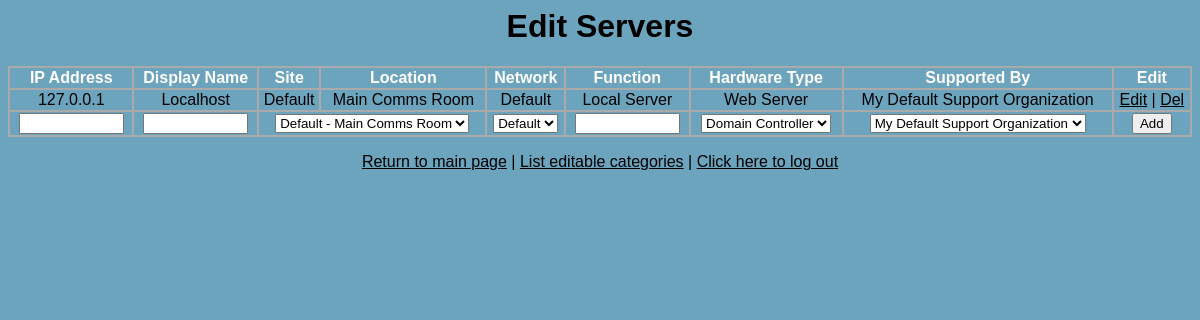
Screenshot of /edit.php?type=server (signed in) with the database file from the repository.
### tables this page shows
CREATE TABLE `equipment_inventory` (
  `uid` int(11) NOT NULL auto_increment,
  `strIP` varchar(255) NOT NULL default '',
  `strDisplayName` varchar(255) NOT NULL default '',
  `intLocation` int(11) NOT NULL default '1',
  `intNetwork` int(11) NOT NULL default '1',
  `strFunction` varchar(255) default NULL,
  `intEquipmentType` int(11) default NULL,
  `intSupport` int(11) NOT NULL default '1',
  PRIMARY KEY  (`uid`),
  KEY `intLocation` (`intLocation`),
  KEY `intNetwork` (`intNetwork`),
  KEY `intEquipmentType` (`intEquipmentType`),
  KEY `intSupport` (`intSupport`)
) TYPE=MyISAM AUTO_INCREMENT=2;

CREATE TABLE `equipment_sites` (
  `intUID` int(11) NOT NULL auto_increment,
  `strSite` varchar(255) NOT NULL default '',
  `strSiteAddr1` varchar(255) NOT NULL default '',
  `strSiteAddr2` varchar(255) NOT NULL default '',
  `strSiteAddr3` varchar(255) NOT NULL default '',
  `strSiteAddr4` varchar(255) NOT NULL default '',
  `strSiteAddr5` varchar(255) NOT NULL default '',
  `strSitePostcode` varchar(50) NOT NULL default '',
  `strSiteCountry` varchar(255) NOT NULL default '',
  `strContactNum` varchar(50) NOT NULL default '',
  `strContactName` varchar(255) NOT NULL default '',
  PRIMARY KEY  (`intUID`)
) TYPE=MyISAM AUTO_INCREMENT=2;

CREATE TABLE `equipment_locations` (
  `intUID` int(11) NOT NULL auto_increment,
  `intSite` int(11) NOT NULL default '1',
  `strLocation` varchar(255) NOT NULL default '',
  PRIMARY KEY  (`intUID`),
  KEY `intSite` (`intSite`)
) TYPE=MyISAM AUTO_INCREMENT=2;

CREATE TABLE `equipment_networks` (
  `intUID` int(11) NOT NULL auto_increment,
  `strName` varchar(255) NOT NULL default '',
  PRIMARY KEY  (`intUID`)
) TYPE=MyISAM AUTO_INCREMENT=2;

CREATE TABLE `equipment_type` (
  `intHardwareType` int(11) NOT NULL auto_increment,
  `strHardwareType` varchar(255) NOT NULL default '',
  `strGraphicFilename` varchar(255) NOT NULL default '',
  PRIMARY KEY  (`intHardwareType`),
  UNIQUE KEY `strHardwareType` (`strHardwareType`)
) TYPE=MyISAM AUTO_INCREMENT=11;

CREATE TABLE `equipment_support` (
  `intUID` int(11) NOT NULL auto_increment,
  `strCompany` varchar(255) NOT NULL default '',
  `strAddr1` varchar(255) NOT NULL default '',
  `strAddr2` varchar(255) NOT NULL default '',
  `strAddr3` varchar(255) NOT NULL default '',
  `strAddr4` varchar(255) NOT NULL default '',
  `strAddr5` varchar(255) NOT NULL default '',
  `strPostcode` varchar(50) NOT NULL default '',
  `strCountry` varchar(255) NOT NULL default '',
  `strContactName` varchar(255) NOT NULL default '',
  `strContactNum` varchar(30) NOT NULL default '',
  PRIMARY KEY  (`intUID`)
) TYPE=MyISAM AUTO_INCREMENT=2;

### edit.php (the view, shortened to what this page needs)
<?php
require_once("functions/functions.php");
require_once("theme/pagelayout.php");
if(isset($_REQUEST['logout'])) {
  doAuthenticate(TRUE);
  echo "<p>You have now logged out</p>\n";
  $LogInOrOut=" <a href='edit.php'>Log in</a>";
} else {
  doAuthenticate();
  $LogInOrOut=" <a href='edit.php?logout'>Click here to log out</a>";
}
var_dump($_REQUEST);
echo "<form method='post' action='edit.php'>\n";
if($_SESSION['admin_approved']) {
  switch($_REQUEST['type']) {
    case "server":
      if(doCheckLevel(8,9)) {
        switch($_REQUEST['query']) {
          default:
            echo "<h1 align=center>Edit Servers</h1>\n";
            $return=getServerList();
            echo "<table width=100%>\n";
            echo "<tr><th>IP Address</th><th>Display Name</th><th>Site</th><th>Location</th><th>Network</th><th>Function</th><th>Hardware Type</th><th>Supported By</th><th>Edit</th></tr>\n";
            if($return['size']==0) {
              echo "<tr><td colspan=3>WARNING: You have no servers defined!</td></tr>\n";
            } else {
              while($aryGetServers=mysql_fetch_array($return['query'])) {
                echo "<tr>" .
                     "<td>" . $aryGetServers['strIP'] . "</td>" .
                     "<td>" . $aryGetServers['strDisplayName'] . "</td>" .
                     "<td>" . $aryGetServers['strSite'] . "</td>" .
                     "<td>" . $aryGetServers['strLocation'] . "</td>" .
                     "<td>" . $aryGetServers['strName'] . "</td>" .
                     "<td>" . $aryGetServers['strFunction'] . "</td>" .
                     "<td>" . $aryGetServers['strHardwareType'] . "</td>" .
                     "<td>" . $aryGetServers['strCompany'] . "</td>" .
                     "<td><a href='edit.php?query=edit&type=server&uid=" . $aryGetServers['uid'] . "'>Edit</a> | " .
                     "<a href='edit.php?query=del&type=server&uid=" . $aryGetServers['uid'] . "'>Del</a></td>" .
                     "</tr>\n";
              }
            }
            echo "<tr>";
            echo "<td><input type=text size=10 name=strIP></td>\n";
            echo "<td><input type=text size=10 name=strDisplayName></td>\n";
            echo "<td colspan=2>" . doDisplayLocationList() . "</td>\n";
            echo "<td>" . doDisplayNetworkList() . "</td>\n";
            echo "<td><input type=text size=10 name=strFunction></td>\n";
            echo "<td>" . doDisplayHardwareTypeList() . "</td>\n";
            echo "<td>" . doDisplaySupportList() . "</td>\n";
            echo "<td><input type=submit value=Add></td></tr>\n";
            echo "</table>";
          break;
        }
      } else {
        echo "<p>You do not have sufficient admin priviliges to perform these tasks.</p>";
      }
    break;
  }
}
function getLocationList($strWhere="",$bolReturnStrings=TRUE) {
  if($bolReturnStrings==TRUE) {
    $strSelect="el.intUID, el.strLocation, es.strSite";
    $strTables="equipment_locations AS el, equipment_sites AS es";
    $strOrderBy="ORDER BY es.strSite, el.strLocation";
    if($strWhere!="") {
      $strWhereStatement="WHERE el.intSite=es.intUID AND " . $strWhere;
    } else {
      $strWhereStatement="WHERE el.intSite=es.intUID";
    }
  } else {
    $strSelect="el.intUID, el.strLocation, el.intSite";
    $strTables="equipment_locations AS el";
    $strOrderBy="";
    if($strWhere!="") {$strWhereStatement="WHERE " . $strWhere;}
  }
  $strSQL="SELECT $strSelect FROM $strTables $strWhereStatement $strOrderBy";
  $result['query']=mysql_query($strSQL);
  $result['size']=mysql_num_rows($result['query']);
  return($result);
}
function getNetworkList($strWhere="",$bolReturnStrings=TRUE) {
  $strSQL="SELECT intUID, strName FROM equipment_networks " . $strWhereStatement . " ORDER BY strName";
  $result['query']=mysql_query($strSQL);
  $result['size']=mysql_num_rows($result['query']);
  return($result);
}
function getSupportList($strWhere="",$bolReturnStrings=TRUE) {
  $strSQL="SELECT * FROM equipment_support ". $strWhereStatement . " ORDER BY strCompany";
  $result['query']=mysql_query($strSQL);
  $result['size']=mysql_num_rows($result['query']);
  return($result);
}
function getHardwareTypeList($strWhere="",$bolReturnStrings=TRUE) {
  $strSQL="SELECT * FROM equipment_type ". $strWhereStatement . " ORDER BY strHardwareType";
  $result['query']=mysql_query($strSQL);
  $result['size']=mysql_num_rows($result['query']);
  return($result);
}
function getServerList($strWhere="",$bolReturnStrings=TRUE) {
  if($bolReturnStrings==TRUE) {
    $strSelect="ei.uid, ei.strIP, ei.strDisplayName, els.strSite, el.strLocation, en.strName, ei.strFunction, et.strHardwareType, es.strCompany";
    $strTables="equipment_inventory AS ei, equipment_sites AS els, equipment_locations AS el, equipment_networks AS en, equipment_type AS et, equipment_support AS es";
    $strWhereStatement="WHERE ei.intLocation=el.intUID AND el.intSite=els.intUID AND ei.intNetwork=en.intUID AND ei.intEquipmentType=et.intHardwareType AND ei.intSupport=es.intUID";
    $strOrderBy="ORDER BY els.strSite, el.strLocation, en.strName, et.strHardwareType";
  } else {
    $strSelect="ei.uid, ei.strIP, ei.strDisplayName, ei.intLocation, ei.intNetwork, ei.strFunction, ei.intEquipmentType, ei.intSupport";
    $strTables="equipment_inventory AS ei";
    $strWhereStatement="";
    $strOrderBy="";
  }
  $strSQL="SELECT $strSelect FROM $strTables $strWhereStatement $strOrderBy";
  $result['query']=mysql_query($strSQL);
  $result['size']=mysql_num_rows($result['query']);
  return($result);
}
function doDisplayLocationList($strWhere="") {
  $return=getLocationList($strWhere);
  if($return['size']>0) {
    $result="<select name=intLocation>\n";
    while(list($intUID, $strLocation, $strSite)=mysql_fetch_array($return['query'])) {
      $result.="<option value='$intUID'>$strSite - $strLocation</option>\n";
    }
    $result.="</select>\n";
  }
  return($result);
}
function doDisplayNetworkList($strWhere="") {
  $return=getNetworkList($strWhere);
  if($return['size']>0) {
    $result="<select name=intNetwork>\n";
    while(list($intUID, $strNetwork)=mysql_fetch_array($return['query'])) {
      $result.="<option value='$intUID'>$strNetwork</option>\n";
    }
    $result.="</select>\n";
  }
  return($result);
}
function doDisplaySupportList($strWhere="") {
  $return=getSupportList($strWhere);
  if($return['size']>0) {
    $result="<select name=intSupport>\n";
    while($aryResult=mysql_fetch_array($return['query'])) {
      $result.="<option value='" . $aryResult['intUID'] . "'>" . $aryResult['strCompany'] . "</option>\n";
    }
    $result.="</select>\n";
  }
  return($result);
}
function doDisplayHardwareTypeList($strWhere="") {
  $return=getHardwareTypeList($strWhere);
  if($return['size']>0) {
    $result="<select name=intHardware>\n";
    while($aryResult=mysql_fetch_array($return['query'])) {
      $result.="<option value='" . $aryResult['intUID'] . "'>" . $aryResult['strHardwareType'] . "</option>\n";
    }
    $result.="</select>\n";
  }
  return($result);
}
if ($_REQUEST['query']=="edit") {
  $EditPage="<a href='edit.php'>List editable categories</a> | <a href='edit.php?type=" . $_REQUEST['type'] . "'>Edit " . $_REQUEST['type'] . " items |";
} elseif ($_REQUEST['type']!="") {
  $EditPage="<a href='edit.php'>List editable categories</a> |";
} else {
  $EditPage="";
}
doSendPageFooter("<p align=center><a href='index.php'>Return to main page</a> | $EditPage $LogInOrOut</p>\n");
function doCheckLevel($lvl0="",$lvl1="",$lvl2="",$lvl3="",$lvl4="",$lvl5="",$lvl6="",$lvl7="",$lvl8="",$lvl9="") {
  switch($_SESSION['admin_level']) {
    case $lvl0:
    case $lvl1:
    case $lvl2:
    case $lvl3:
    case $lvl4:
    case $lvl5:
    case $lvl6:
    case $lvl7:
    case $lvl8:
    case $lvl9:
      return(TRUE);
    break;
  }
}
?>

### functions/functions.php (shortened to what this page needs)
<?php
function doAuthenticate($logout=FALSE) {
  if($logout==FALSE) {
    if (!isset($_SESSION['admin_approved'])) {
      if (!isset($_POST['username'])) {
        doSendPageHeader();
        echo "<form name='Authentication' action='" . $_SERVER["REQUEST_URI"] . "' method='post'>\n";
        echo "<table>\n";
        echo "<tr><th>Username</th><td><input type='text' name='username' size='20'></td></tr>\n";
        echo "<tr><th>Password</th><td><input type='password' name='password' size='20'></td></tr>\n";
        echo "<tr><td colspan=2 align=center><input type=submit name=submit value='Log In'><td></tr>\n";
        echo "</table>\n";
        echo "</form>\n";
        exit;
      } else {
        $sqlCheckAuth="SELECT intLevel FROM nhtam_administrators WHERE strUsername LIKE '" . $_REQUEST['username'] . "' AND strPassword=MD5('" . $_REQUEST['password'] . "')";
        $qryCheckAuth=mysql_query($sqlCheckAuth);
        $numCheckAuth=mysql_num_rows($qryCheckAuth);
        if($numCheckAuth>0) { echo "\n";
          doSendPageHeader();
          $_SESSION['admin_username']=$_REQUEST['username'];
          list($_SESSION['admin_level'])=mysql_fetch_array($qryCheckAuth);
          $_SESSION['admin_approved']=TRUE;
        } else {
          doSendPageHeader();
          echo "<h1 align=center>Login Failed</h1>\n";
          echo "<form name='Authentication' action='" . $_SERVER["REQUEST_URI"] . "' method='post'>\n";
          echo "<table>\n";
          echo "<tr><th>Username</th><td><input type='text' name='username' size='20'></td></tr>\n";
          echo "<tr><th>Password</th><td><input type='password' name='password' size='20'></td></tr>\n";
          echo "<tr><td colspan=2 align=center><input type=submit name=submit value='Log In'><td></tr>\n";
          echo "</table>\n";
          echo "</form>\n";
          exit;
        }
      }
    } else {
      $sqlCheckAuth="SELECT intLevel FROM nhtam_administrators WHERE strUsername LIKE '" . $_SESSION['admin_username'] . "'";
      $qryCheckAuth=mysql_query($sqlCheckAuth);
      $numCheckAuth=mysql_num_rows($qryCheckAuth);
      if($numCheckAuth>0) { echo "\n";
        doSendPageHeader();
      }
    }
  } else {
    doSendPageHeader();
    echo "\n";
    unset($_SESSION['admin_approved']);
    unset($_SESSION['admin_level']);
    unset($_SESSION['admin_username']);
  }
}
?>

### theme/pagelayout.php (shortened to what this page needs)
<?php
function doSendPageHeader($title="Network Hardware Tracking and Maintainance") {
  echo "<html>\n";
  echo "<head>\n";
  echo "<link rel=\"stylesheet\" type=\"text/css\" href=\"theme/css.css\" />\n";
  echo "</head>\n";
  echo "<body>\n";
}
function doSendPageFooter($footertext="") {
  echo $footertext;
  echo "</body>\n";
  echo "</html>\n";
}
?>

### theme/css.css (style rules this page uses)
BODY { background-color: #6CA3BD; color: #000000; font-family: Arial; }
TD { text-align: center; vertical-align: middle; background-color: #6CA3BD; }
TH { color: #FFFFFF; background-color: #6CA3BD; }
TABLE { background-color: #AAAAAA; }
A { color: #000000; }
H1 { text-align: center; }

### rows the page displays
equipment_inventory: strIP "127.0.0.1", strDisplayName "Localhost", equipment_sites.strSite "Default", equipment_locations.strLocation "Main Comms Room", equipment_networks.strName "Default", strFunction "Local Server", equipment_type.strHardwareType "Web Server", equipment_support.strCompany "My Default Support Organization"

### other values shown
$footertext "Return to main page |"
form field intLocation "Default - Main Comms Room"
form field intNetwork "Default"
form field intHardware "Domain Controller"
form field intSupport "My Default Support Organization"
